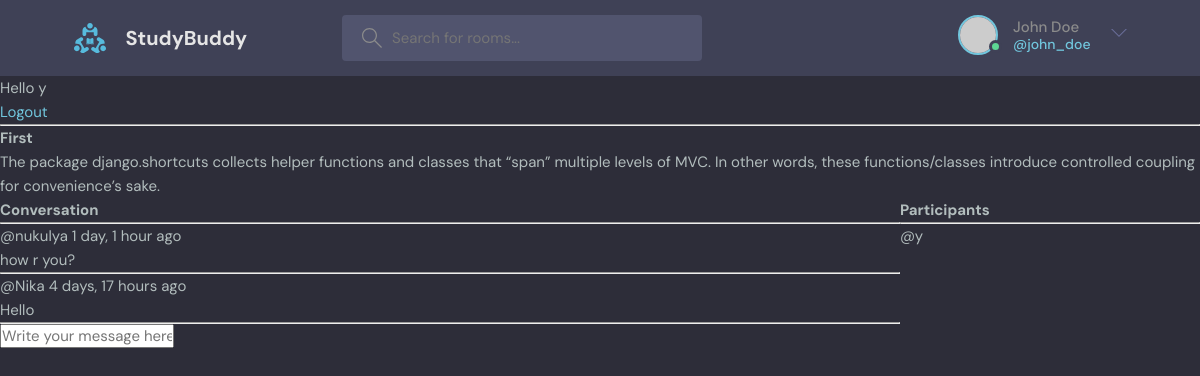
Screenshot of /room/1/ (signed in) with the database file from the repository.
### base/models.py (models this page shows, shortened)
class Room(models.Model):
    host = models.ForeignKey(User, on_delete=models.SET_NULL, null=True)
    topic = models.ForeignKey(Topic, on_delete=models.SET_NULL, null=True)
    name = models.CharField(max_length=200)
    description = models.TextField(null=True, blank=True)
    participants = models.ManyToManyField(User, related_name='participants', blank=True)
    updated = models.DateTimeField(auto_now=True)
    created = models.DateTimeField(auto_now_add=True)
    class Meta:
        ordering = ['-updated', '-created']

class Message(models.Model):
    user = models.ForeignKey(User, on_delete=models.CASCADE)
    room = models.ForeignKey(Room, on_delete=models.CASCADE)
    body = models.TextField()
    updated = models.DateTimeField(auto_now=True)
    created = models.DateTimeField(auto_now_add=True)
    class Meta:
        ordering = ['-updated', '-created']

### base/views.py (the view, shortened to what this page needs)
# urls.py: path('room/<str:pk>/', views.room, name="room"),
def room(request, pk):
    room = Room.objects.get(id=pk)
    room_messages = room.message_set.all()
    participants = room.participants.all()
    context = {'room': room, 'room_messages':room_messages, 'participants':participants}
    return render(request, 'base/room.html', context)

### base/templates/base/room.html (shortened to what this page needs)
{% extends 'main.html' %} {% block content %}
<h1>{{room.name}}</h1>
<p>{{room.description}}</p>
<div class="room-container">
  <div>
    <div class="comment-wrapper">
      <h3>Conversation</h3>
      <hr />
      {% for message in room_messages %}
      <div>
        <small>@{{message.user}} {{message.created|timesince}} ago</small>
        <p>{{message.body}}</p>
        <hr />
      </div>
      {% endfor %}
    </div>
    {% if request.user.is_authenticated %}
    <div class="comment-form">
      <form method="POST" action="">
        <input
          type="text"
          name="body"
          placeholder="Write your message here..."
        />
      </form>
    </div>
    {% endif %}
  </div>
  <div>
    <h3>Participants</h3>
    <hr />
    {% for user in participants %}
    <div><p>@{{user.username}}</p></div>
    {% endfor %}
  </div>
</div>
{% endblock content %}

### templates/navbar.html (shortened to what this page needs)
<header class="header header--loggedIn">
  <div class="container">
    <a href="{% url 'home' %}" class="header__logo">
      <img src="assets/logo.svg" />
      <h1>StudyBuddy</h1>
    </a>
    <form class="header__search" method="GET" action={% url "home" %}>
      <label>
        <input input='q' placeholder="Search for rooms..." />
      </label>
    <nav class="header__menu">
      <div class="header__user">
        <a href="profile.html">
          <div class="avatar avatar--medium active">
            <img src="https://randomuser.me/api/portraits/men/37.jpg" />
          </div>
          <p>John Doe <span>@john_doe</span></p>
        </a>
        <button class="dropdown-button">
          <svg
            version="1.1"
            xmlns="http://www.w3.org/2000/svg"
            width="32"
            height="32"
            viewBox="0 0 32 32"
          >
            <title>chevron-down</title>
            <path d="M16 21l-13-13h-3l16 16 16-16h-3l-13 13z"></path>
          </svg>
        </button>
      </div>
    </nav>
  </div>
</header>
{% if request.user.is_authenticated %}
<p>Hello {{request.user}}</p>
<a href="{% url 'logout'%}">Logout</a>
{% else %}
<a href="{% url 'login'%}">Login</a>
{% endif %}
<hr />

### static/styles/style.css (style rules this page uses)
:root { --color-main: #71c6dd; --color-main-light: #e1f6fb; --color-dark: #3f4156; --color-dark-medium: #51546e; --color-dark-light: #696d97; --color-light: #e5e5e5; --color-gray: #8b8b8b; --color-light-gray: #b2bdbd; --color-bg: #2d2d39; --color-success: #5dd693; --color-error: #fc4b0b; }
* { font-family: "DM Sans", -apple-system, BlinkMacSystemFont, "Segoe UI", Roboto, Oxygen, Ubuntu, Cantarell, "Open Sans", "Helvetica Neue", sans-serif; margin: 0; padding: 0; box-sizing: border-box; text-rendering: optimizeLegibility; font-size: inherit; }
html { font-size: 56.25%; }
@media only screen and (min-width: 1200px) { html { font-size: 62.5%; } }
body { line-height: 1.6; font-weight: 400; font-size: 1.5rem; color: var(--color-light-gray); background-color: var(--color-bg); min-height: 100vh; }
img { width: 100%; }
a { display: inline-block; color: var(--color-main); text-decoration: none; }
.container { max-width: 120rem; width: 90%; margin: auto; }
.avatar { position: relative; display: inline-block; border-radius: 50%; border: 2px solid var(--color-main); }
.avatar img { display: block; border-radius: 50%; object-fit: cover; object-position: center; }
.avatar::after { content: ""; display: block; position: absolute; background-color: var(--color-gray); z-index: 111; border-radius: 50%; border: 0.3rem solid var(--color-dark); }
.avatar.active::after { background-color: var(--color-success); }
.avatar.avatar--medium img { width: 3.6rem; height: 3.6rem; border-radius: 50%; }
.avatar.avatar--medium:after { width: 0.7rem; height: 0.7rem; bottom: 0px; right: -6px; }
.header { padding: 1.5rem; background-color: var(--color-dark); }
.header > .container { display: flex; gap: 9.5rem; }
.header__logo, .header__user { display: flex; gap: 2rem; align-items: center; }
.header__logo > img { height: 3.2rem; width: 3.2rem; }
.header__logo > h1 { font-weight: 700; font-size: 2rem; color: var(--color-light); }
.header__search > label { background-color: var(--color-dark-medium); padding: 1.3rem 1rem; display: flex; align-items: center; gap: 1rem; border-radius: 4px; }
.header__search svg { fill: var(--color-gray); width: 2rem; height: 2rem; margin-left: 1rem; }
.header__search input { width: 30rem; background: transparent; border: none; outline: none; color: var(--color-light); }
.header__menu { margin-left: auto; position: relative; }
.header__menu a { display: flex; gap: 1.5rem; align-items: center; font-weight: 500; text-decoration: none; color: var(--color-gray); }
.header__menu img { height: 3.6rem; }
.header__menu p { line-height: 1.2; }
.header__menu span { color: var(--color-main); font-weight: 500; font-size: 1.4rem; display: block; }
.header__menu svg { width: 1.6rem; height: 1.6rem; fill: var(--color-dark-light); }
.dropdown-button { background: transparent; border: 0; outline: 0; cursor: pointer; }

### base/templates/base/room.html (style rules this page uses)
.room-container { display: grid; grid-template-columns: 3fr 1fr; }

### rows the page displays
Room: name "First", description "The package django.shortcuts collects helper functions and classes that “span” multiple levels of MVC. In other words, these functions/classes introduce controlled coupling for convenience’s sake."
Message: user "nukulya", created "1 day, 1 hour", body "how r you?"
Message: user "Nika", created "4 days, 17 hours", body "Hello"

### other values shown
{{ request.user }} "y"
{{ user.username }} "y"
